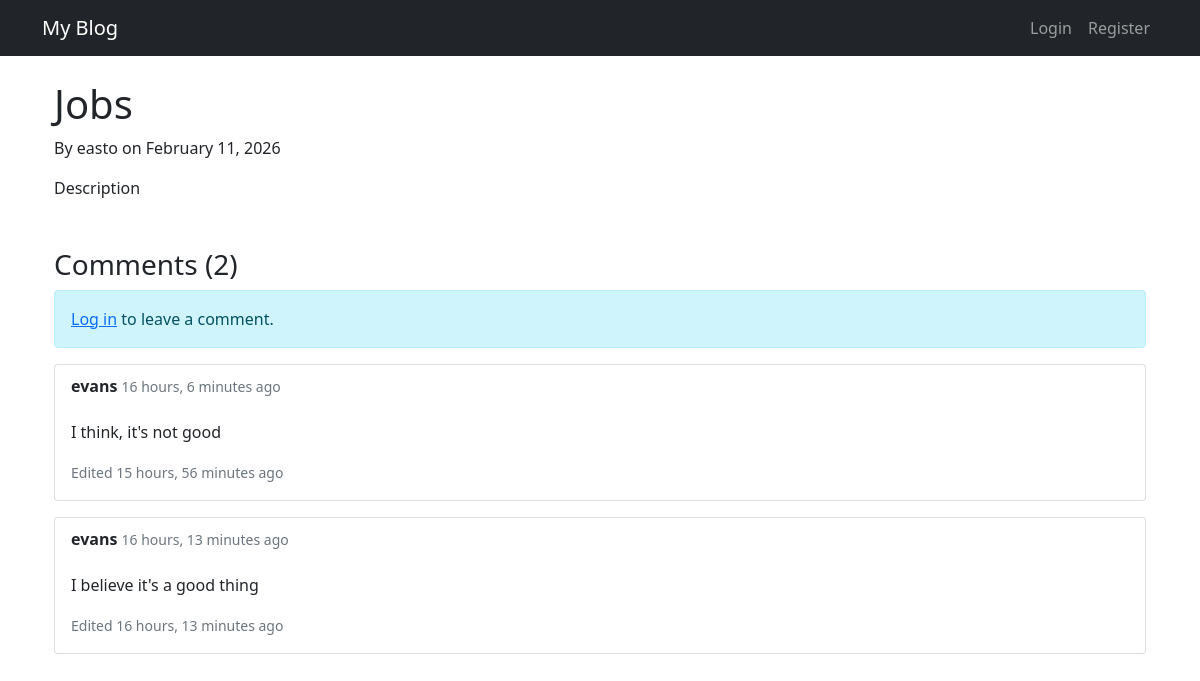
The app's page /blog/post/2/ with its own data.
### blog/models.py (models this page shows, shortened)
class Post(models.Model):
    STATUS_CHOICES = (
        ('draft', 'Draft'),
        ('published', 'Published'),
    )
    title = models.CharField(max_length=200)
    slug = models.SlugField(max_length=250, unique_for_date='created_at')
    content = models.TextField()
    author = models.ForeignKey(
        settings.AUTH_USER_MODEL,
        on_delete=models.CASCADE,
        related_name='blog_posts'
    )
    category = models.ForeignKey(
        Category,
        on_delete=models.SET_NULL,
        null=True,
        blank=True,
        related_name='posts'
    )
    tags = models.ManyToManyField(
        Tag,
        blank=True,
        related_name='posts'
    )
    status = models.CharField(
        max_length=10,
        choices=STATUS_CHOICES,
        default='draft'
    )
    cover_image = models.ImageField(
        upload_to='post_covers/',
        blank=True,
        null=True
    )
    views_count = models.PositiveIntegerField(default=0)
    created_at = models.DateTimeField(default=timezone.now)
    updated_at = models.DateTimeField(auto_now=True)
    published_at = models.DateTimeField(blank=True, null=True)
    class Meta:
        ordering = ('-published_at', '-created_at')
        indexes = [
            models.Index(fields=['-published_at']),
            models.Index(fields=['status']),
        ]

class Comment(models.Model):
    post = models.ForeignKey(
        Post,  # References Post model defined above
        on_delete=models.CASCADE,
        related_name='post_comments'
    )
    author = models.ForeignKey(
        settings.AUTH_USER_MODEL,
        on_delete=models.CASCADE,
        related_name='blog_comments'
    )
    content = models.TextField()
    approved = models.BooleanField(default=False)
    created_at = models.DateTimeField(auto_now_add=True)
    updated_at = models.DateTimeField(auto_now=True)
    parent = models.ForeignKey(
        'self',  # Self-referential foreign key
        on_delete=models.CASCADE,
        null=True,
        blank=True,
        related_name='replies'
    )
    class Meta:
        ordering = ['-created_at']
        indexes = [
            models.Index(fields=['post', 'created_at']),
            models.Index(fields=['approved']),
        ]

### users/models.py (models this page shows, shortened)
class CustomUser(AbstractUser):
    class Role(models.TextChoices):
        ADMIN = 'admin', _('Admin')
        AUTHOR = 'author', _('Author')
        READER = 'reader', _('Reader')
    bio = models.TextField(max_length=500, blank=True)
    location = models.CharField(max_length=30, blank=True)
    birth_date = models.DateField(null=True, blank=True)
    profile_image = models.ImageField(upload_to='profile_pics/', blank=True)
    role = models.CharField(
        max_length=10,
        choices=Role.choices,
        default=Role.READER
    )
    email_verified = models.BooleanField(default=False)
    email_verification_token = models.CharField(max_length=100, blank=True)
    email_verification_sent_at = models.DateTimeField(null=True, blank=True)
    def __str__(self):
        return self.username

### blog/views.py (the view)
# urls.py: path('post/<int:pk>/', views.post_detail, name='post_detail'),
def post_detail(request, pk):
    post = get_object_or_404(Post, pk=pk)
    return render(request, 'blog/post_detail.html', {'post': post})

### templates/blog/post_detail.html (shortened to what this page needs)
{% extends 'base.html' %}
{% block content %}
<div class="container mt-4">
    <h1>{{ post.title }}</h1>
    <p>By {{ post.author }} on {{ post.created_at|date:"F d, Y" }}</p>
    <div>{{ post.content|linebreaks }}</div>
    <div class="mt-5">
        <h3>Comments ({{ post.post_comments.count }})</h3>
        {% if user.is_authenticated %}
        <div class="card my-4">
            <div class="card-body">
                <h5 class="card-title">Leave a Comment</h5>
                <form method="post" action="{% url 'blog:add_comment' post.id %}">
                    {% csrf_token %}
                    <div class="form-group">
                        <textarea class="form-control" name="content" rows="3"
                                  placeholder="Share your thoughts..." required></textarea>
                    </div>
                    <button type="submit" class="btn btn-primary">Post Comment</button>
                </form>
            </div>
        </div>
        {% else %}
        <div class="alert alert-info">
            <a href="{% url 'login' %}?next={{ request.path }}">Log in</a> to leave a comment.
        </div>
        {% endif %}
        {% for comment in post.post_comments.all %}
            {% if comment.approved or user.is_staff or comment.author == user %}
            <div class="card mb-3 {% if not comment.approved %}border-warning{% endif %}">
                <div class="card-body">
                    <div class="d-flex justify-content-between align-items-start">
                        <div>
                            <h6 class="card-subtitle mb-2">
                                <strong>{{ comment.author.username }}</strong>
                                <small class="text-muted ml-2">{{ comment.created_at|timesince }} ago</small>
                            </h6>
                        </div>
                    </div>
                    <p class="card-text mt-2">{{ comment.content|linebreaks }}</p>
                    {% if comment.updated_at != comment.created_at %}
                    <small class="text-muted">Edited {{ comment.updated_at|timesince }} ago</small>
                    {% endif %}
                </div>
            </div>
            {% endif %}
        {% empty %}
        <div class="alert alert-light text-center">
            No comments yet. Be the first to comment!
        </div>
        {% endfor %}
    </div>
</div>
{% endblock %}

### records on screen
Post: title "Jobs", author "easto", created_at "February 11, 2026", content "Description", post_comments.count "2"
Comment: author.username "evans", created_at "16 hours, 6 minutes", content "I think, it's not good", updated_at "15 hours, 56 minutes"
Comment: author.username "evans", created_at "16 hours, 13 minutes", content "I believe it's a good thing", updated_at "16 hours, 13 minutes"
